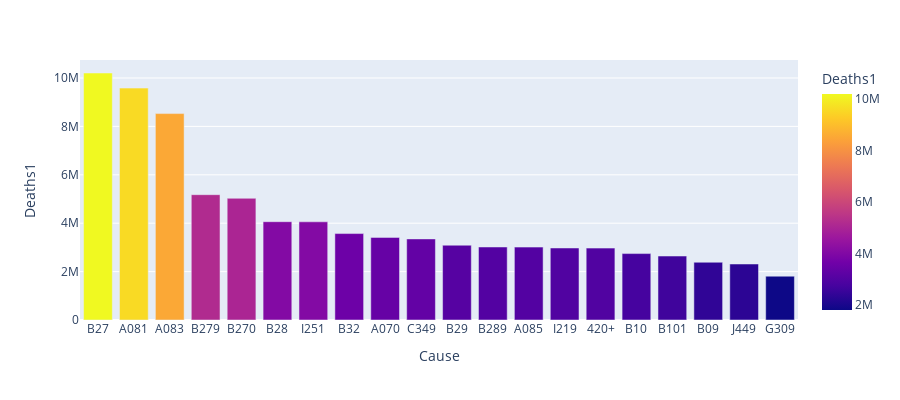

Here is the notebook cell this chart was saved with:
### Code cell
fig4 = px.bar(top10_causes, x='Cause', y='Deaths1',
             hover_data=['Cause', 'Deaths1'], color='Deaths1',
             labels={'Infant_Total_Deaths','b','c','Infant Total Deaths'}, height=400)
# labels={'Infant_Total_Deaths':'Infant Total Deaths'}, height=400)
fig4.show()

### Figure 1 — Plotly figure (JSON) as saved in the notebook; plotly's stock layout.template omitted (floating-point values rounded to 4 significant figures)
{"data": [{"alignmentgroup": "True", "hovertemplate": "Cause=%{x}<br>Deaths1=%{marker.color}<extra></extra>", "legendgroup": "", "marker": {"color": [10205663, 9582277, 8529117, 5178092, 5028078, 4062001, 4057643, 3571210, 3413519, 3350118, 3090372, 3016853, 3011276, 2975428, 2970089, 2743797, 2642932, 2385834, 2313480, 1810658], "coloraxis": "coloraxis", "pattern": {"shape": ""}}, "name": "", "offsetgroup": "", "orientation": "v", "showlegend": false, "textposition": "auto", "type": "bar", "x": ["B27", "A081", "A083", "B279", "B270", "B28", "I251", "B32", "A070", "C349", "B29", "B289", "A085", "I219", "420+", "B10", "B101", "B09", "J449", "G309"], "xaxis": "x", "y": [10205663, 9582277, 8529117, 5178092, 5028078, 4062001, 4057643, 3571210, 3413519, 3350118, 3090372, 3016853, 3011276, 2975428, 2970089, 2743797, 2642932, 2385834, 2313480, 1810658], "yaxis": "y"}], "layout": {"barmode": "relative", "coloraxis": {"colorbar": {"title": {"text": "Deaths1"}}, "colorscale": [[0, "#0d0887"], [0.1111, "#46039f"], [0.2222, "#7201a8"], [0.3333, "#9c179e"], [0.4444, "#bd3786"], [0.5556, "#d8576b"], [0.6667, "#ed7953"], [0.7778, "#fb9f3a"], [0.8889, "#fdca26"], [1, "#f0f921"]]}, "height": 400, "legend": {"tracegroupgap": 0}, "margin": {"t": 60}, "xaxis": {"anchor": "y", "domain": [0, 1], "title": {"text": "Cause"}}, "yaxis": {"anchor": "x", "domain": [0, 1], "title": {"text": "Deaths1"}}}}
